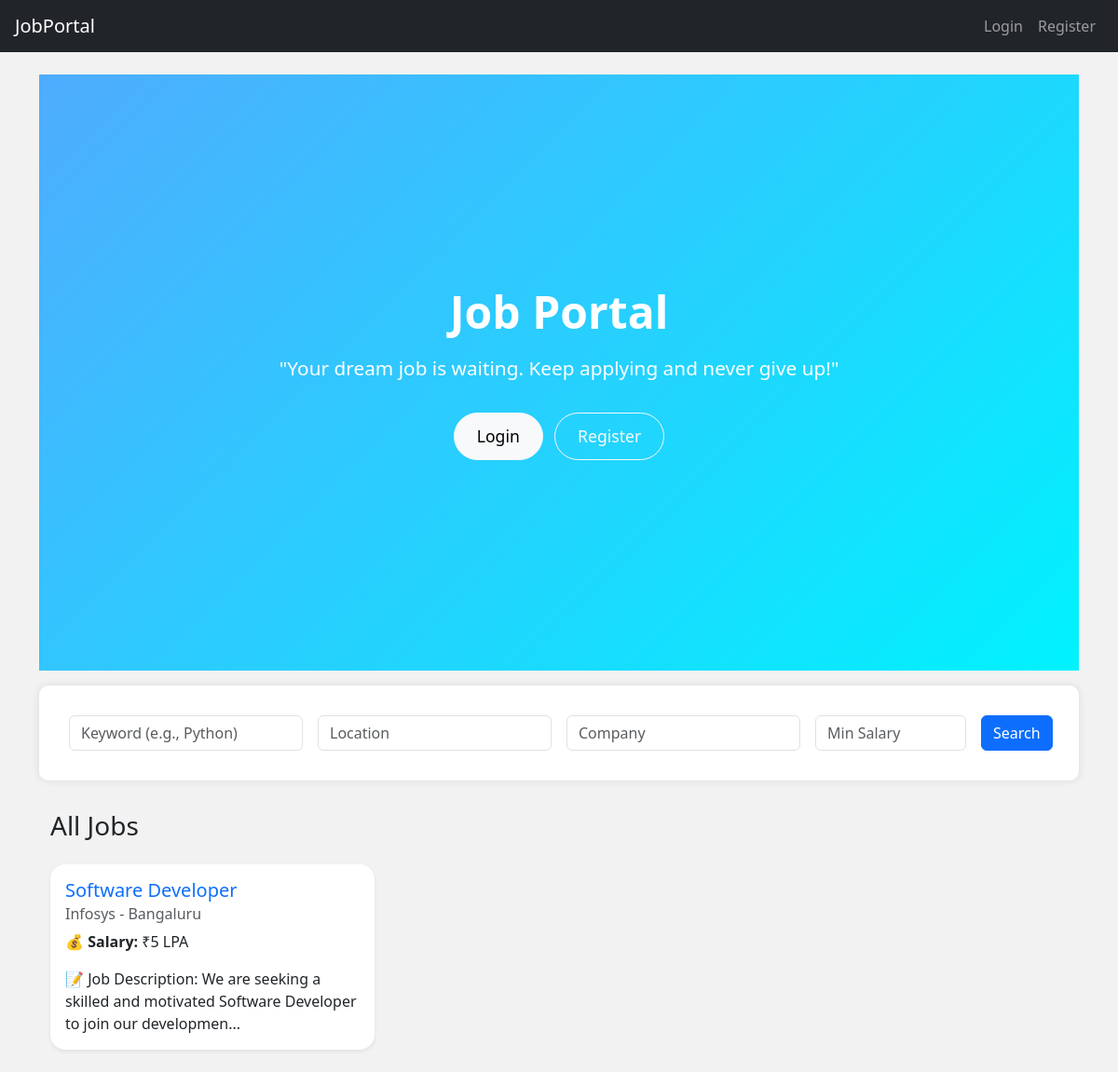
The page / on the database its author committed.
### models.py (models this page shows)
class Job(db.Model):
    id = db.Column(db.Integer, primary_key=True)
    title = db.Column(db.String(200), nullable=False)
    description = db.Column(db.Text, nullable=False)
    salary = db.Column(db.String(100))
    location = db.Column(db.String(100))
    company = db.Column(db.String(100))
    posted_by = db.Column(db.Integer, db.ForeignKey('user.id'), nullable=False)
    expiration_date = db.Column(db.Date, nullable=True)  # ✅ Already good

### main.py (the view)
@app.route('/')
def index():
    role = request.args.get('role', '').lower()
    location = request.args.get('location', '').lower()
    today = date.today()
    jobs = Job.query.filter((Job.expiration_date == None) | (Job.expiration_date >= today))
    if role:
        jobs = jobs.filter(Job.title.ilike(f'%{role}%'))
    if location:
        jobs = jobs.filter(Job.location.ilike(f'%{location}%'))
    jobs = jobs.all()
    return render_template('index.html', jobs=jobs)

### Templates/index.html (shortened to what this page needs)
{% extends 'base.html' %}
{% block content %}
<section class="main-banner">
    <h1><strong>Job Portal</strong></h1>
    {% if session.get('user_id') %}
        <p>Welcome back, <strong>{{ session.get('username', 'User') }}</strong>!</p>
    {% else %}
        <p>"Your dream job is waiting. Keep applying and never give up!"</p>
    {% endif %}
    <div>
        {% if session.get('user_id') %}
            {% if session.get('role') == 'seeker' %}
                <a href="/dashboard" class="btn btn-light btn-custom me-2">My Applications</a>
            {% elif session.get('role') == 'employer' %}
                <a href="/dashboard" class="btn btn-light btn-custom me-2">Dashboard</a>
            {% endif %}
            <a href="/logout" class="btn btn-outline-light btn-custom">Logout</a>
        {% else %}
            <a href="/login" class="btn btn-light btn-custom me-2">Login</a>
            <a href="/register" class="btn btn-outline-light btn-custom">Register</a>
        {% endif %}
    </div>
</section>
<div class="container search-bar mt-3">
    <form method="GET" action="{{ url_for('search_jobs') }}" class="row g-3 align-items-center">
        <div class="col-md-3">
            <input type="text" name="keyword" class="form-control" placeholder="Keyword (e.g., Python)">
        </div>
        <div class="col-md-3">
            <input type="text" name="location" class="form-control" placeholder="Location">
        </div>
        <div class="col-md-3">
            <input type="text" name="company" class="form-control" placeholder="Company">
        </div>
        <div class="col-md-2">
            <input type="number" name="min_salary" class="form-control" placeholder="Min Salary">
        </div>
        <div class="col-md-1">
            <button type="submit" class="btn btn-primary">Search</button>
        </div>
    </form>
</div>
<div class="container">
    <h3 class="mb-4">All Jobs</h3>
    <div class="row">
        {% if jobs %}
            {% for job in jobs %}
                <div class="col-md-4">
                    <div class="card shadow-sm border-0 rounded-4 mb-4">
                        <div class="card-body">
                            <h5 class="card-title text-primary">
                                <a href="{{ url_for('job_detail', job_id=job.id) }}" class="text-decoration-none">{{ job.title }}</a>
                            </h5>
                            <h6 class="card-subtitle text-muted mb-2">{{ job.company }} - {{ job.location }}</h6>
                            <p><strong>💰 Salary:</strong> ₹{{ job.salary }}</p>
                            <p class="card-text">{{ job.description[:100] }}...</p>
                        </div>
                    </div>
                </div>
            {% endfor %}
        {% else %}
            <p>No jobs found.</p>
        {% endif %}
    </div>
</div>
{% endblock %}

### Templates/index.html (style rules this page uses)
body { background: #f2f2f2; }
.main-banner { height: 80vh; display: flex; flex-direction: column; justify-content: center; align-items: center; text-align: center; background: linear-gradient(135deg, #4facfe 0%, #00f2fe 100%); color: white; }
.main-banner h1 { font-size: 3rem; margin-bottom: 1rem; }
.main-banner p { font-size: 1.3rem; margin-bottom: 2rem; }
.btn-custom { padding: 0.7rem 1.5rem; font-size: 1.1rem; border-radius: 30px; }
.search-bar { background: white; padding: 2rem; border-radius: 10px; box-shadow: 0 0 10px rgba(0, 0, 0, 0.1); margin-top: -50px; margin-bottom: 2rem; }

### rows shown on the page
Job: title "Software Developer", company "Infosys", location "Bangaluru", salary "5 LPA", description "📝 Job Description: We are seeking a skilled and motivated Software Developer to join our developmen"
